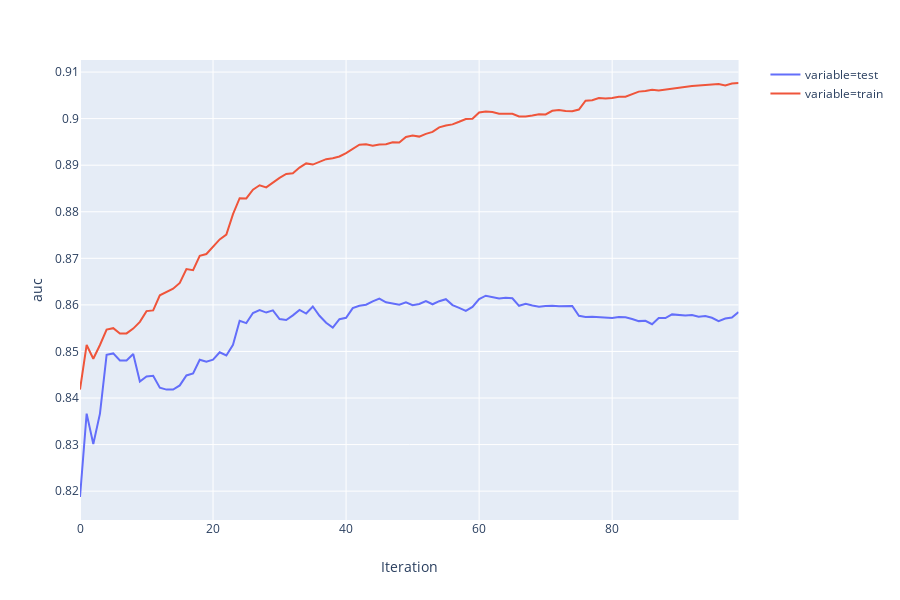

Write notebook code for a chart like this one.
### Code cell
import plotly.express as px
df = pd.DataFrame([evals_result["eval"][metric],evals_result["train"][metric]], index = ["test","train"]).T
df = df.reset_index().melt(id_vars = "index")

px.line(df, x="index", y="value", color = "variable", labels={"index":"Iteration", "value":metric})
